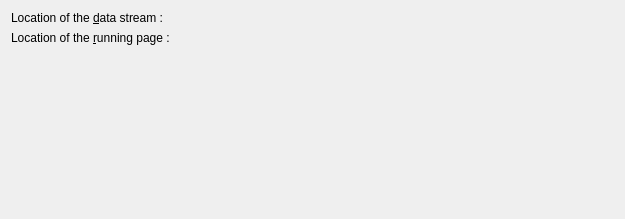
<?xml version="1.0" encoding="UTF-8"?>
<ui version="4.0">
 <class>ParserProjectProperty</class>
 <widget class="QWidget" name="ParserProjectProperty">
  <property name="geometry">
   <rect>
    <x>0</x>
    <y>0</y>
    <width>625</width>
    <height>219</height>
   </rect>
  </property>
  <property name="windowTitle">
   <string>Xml/Xsl Project Property</string>
  </property>
  <layout class="QFormLayout" name="formLayout">
   <item row="0" column="0">
    <widget class="QLabel" name="m_labelDataStream">
     <property name="text">
      <string>Location of the &amp;data stream :</string>
     </property>
     <property name="buddy">
      <cstring>m_dataStreamEdit</cstring>
     </property>
    </widget>
   </item>
   <item row="0" column="1">
    <widget class="DirectoryEditWidget" name="m_dataStreamEdit" native="true">
     <property name="focusPolicy">
      <enum>Qt::StrongFocus</enum>
     </property>
    </widget>
   </item>
   <item row="1" column="0">
    <widget class="QLabel" name="label">
     <property name="text">
      <string>Location of the &amp;running page :</string>
     </property>
     <property name="buddy">
      <cstring>m_urlLocationEdit</cstring>
     </property>
    </widget>
   </item>
   <item row="1" column="1">
    <widget class="DirectoryEditWidget" name="m_urlLocationEdit" native="true">
     <property name="focusPolicy">
      <enum>Qt::StrongFocus</enum>
     </property>
    </widget>
   </item>
  </layout>
 </widget>
 <customwidgets>
  <customwidget>
   <class>DirectoryEditWidget</class>
   <extends>QWidget</extends>
   <header location="global">directoryedit.h</header>
   <container>1</container>
  </customwidget>
 </customwidgets>
 <resources/>
 <connections/>
</ui>
